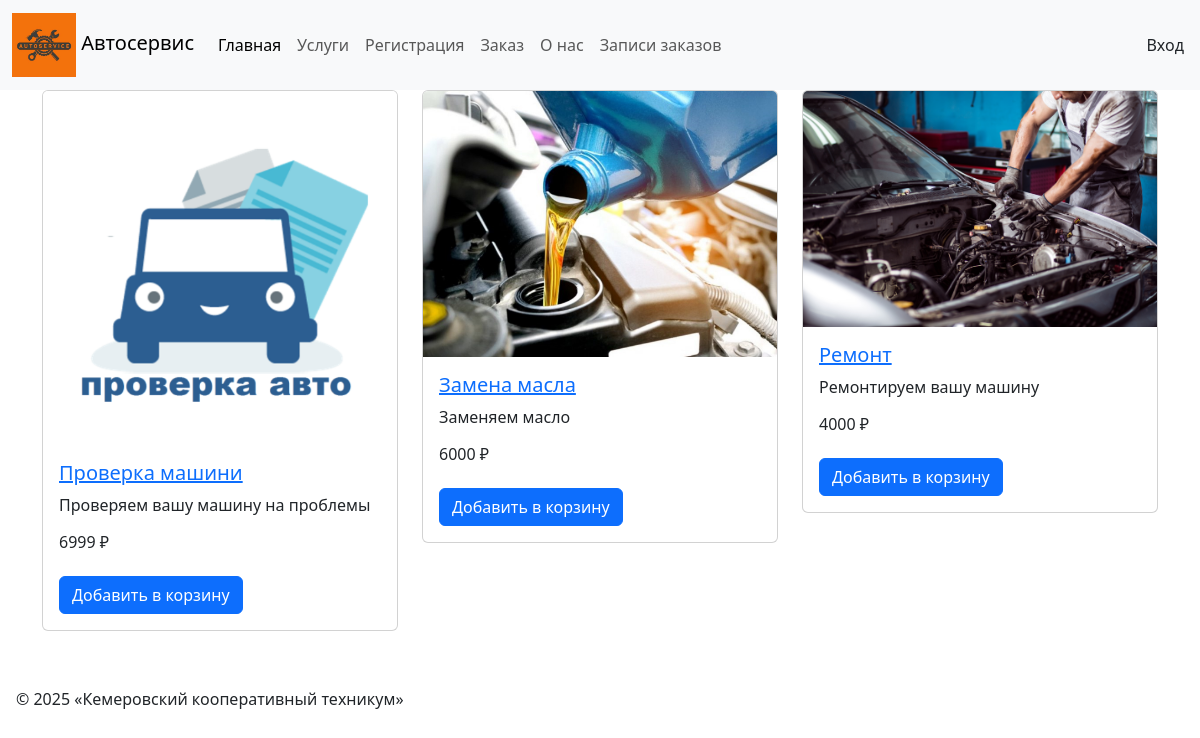
Page /products on the committed database.
### tables this page shows
CREATE TABLE `products` (
  `id` int(11) NOT NULL,
  `name` varchar(120) NOT NULL,
  `description` text DEFAULT NULL,
  `image` varchar(120) DEFAULT NULL,
  `price` float NOT NULL,
  `created` datetime DEFAULT current_timestamp(),
  `updated` datetime DEFAULT current_timestamp() ON UPDATE current_timestamp()
);

### src/Routes.php (called while the page is built)
<?php
$router = new \App\Router\Router();
$router->register('/avtoservis/book', [AppointmentController::class, 'bookAppointment'], ['GET', 'POST']);
$router->register('/avtoservis/history', [AppointmentController::class, 'getHistory']);
return $router;

### src/Router/Router.php (called while the page is built, shortened)
<?php
class Router {
    public function route(string $url): string {
        $path = parse_url($url, PHP_URL_PATH);
        return $this->handleLegacyRoute($path);
    }
    private function matchRoute(string $path, string $routeUri): bool {
        return $path === $routeUri;
    }
    private function handleLegacyRoute(string $path): string {
        $pieces = explode("/", $path);
        $resource = $pieces[2] ?? null;
        switch ($resource) {
            case "products":
                $id = $pieces[3] ?? null;
                return (new ProductController())->get($id);
        }
    }
}

### src/Controllers/ProductController.php (called while the page is built, shortened)
<?php
class ProductController {
    public function get(?int $id): string {
        if (Config::STORAGE_TYPE == Config::TYPE_DB) {
            $serviceStorage = new ProductDBStorage();
            $model = new Product($serviceStorage, Config::TABLE_PRODUCTS);
        }
        $data = $model->loadData();
        if (!isset($id))
            return ProductTemplate::getAllTemplate($data);
    }
}

### src/Models/Product.php (called while the page is built, shortened)
<?php
class Product {
    private ILoadStorage $dataStorage;
    private string $nameResource;
    public function __construct(ILoadStorage $service, string $name) {
        $this->dataStorage = $service;
        $this->nameResource = $name;
    }
    public function loadData(): ?array {
        return $this->dataStorage->loadData($this->nameResource);
    }
}

### src/Services/DBStorage.php (called while the page is built, shortened)
<?php
class DBStorage
{
    public function __construct() {
        $this->connection = new PDO(
            Config::MYSQL_DNS,
            Config::MYSQL_USER,
            Config::MYSQL_PASSWORD
        );
    }
}

### src/Services/ProductDBStorage.php (called while the page is built, shortened)
<?php
class ProductDBStorage extends DBStorage implements ILoadStorage
{
    public function loadData($nameFile): ?array
    {
        $sql = "SELECT `id`, `name`, `description`, `image`, `price`
                  FROM products";
        $result = $this->connection->query($sql, PDO::FETCH_ASSOC);
        $rows = $result->fetchAll();
        return $rows;
    }
}

### src/Views/ProductTemplate.php (the view, shortened to what this page needs)
<?php
class ProductTemplate extends BaseTemplate {
    public static function getAllTemplate(array $arr): string {
        $template = parent::getTemplate();
        $str = '<div class="container"><div class="row">';
        foreach ($arr as $key => $item) {
            $itemName = htmlspecialchars($item['name'], ENT_QUOTES, 'UTF-8');
            $itemDescription = htmlspecialchars($item['description'], ENT_QUOTES, 'UTF-8');
            $itemPrice = htmlspecialchars($item['price'], ENT_QUOTES, 'UTF-8');
            $element_template = <<<HTML
            <div class="col-6 col-md-4 mb-4">
                <div class="card">
                    <img src="{$item['image']}" class="card-img-top" alt="{$itemName}">
                    <div class="card-body">
                        <h5 class="card-title"><a href="/avtoservis/products/{$item['id']}">{$itemName}</a></h5>
                        <p class="card-text">{$itemDescription}</p>
                        <h6 class="card-price">{$itemPrice} ₽</h6>
                        <form class="mt-4" action="/avtoservis/basket" method="POST">
                            <input type="hidden" name="id" value="{$item['id']}">
                            <button type="submit" class="btn btn-primary">Добавить в корзину</button>
                        </form>
                    </div>
                </div>
            </div>
            HTML;
            $str .= $element_template;
        }
        $str .= '</div></div>';
        $resultTemplate = sprintf($template, 'Каталог продукции', $str);
        return $resultTemplate;
    }
}

### index.php (shortened to what this page needs)
<?php
$user_id = $_SESSION['user_id'] ?? 0;
$router = require __DIR__ . '/src/Routes.php';
echo $router->route($_SERVER['REQUEST_URI']);

### src/Views/BaseTemplate.php (shortened to what this page needs)
<?php
class BaseTemplate
{
    public static function getTemplate(): string {
        global $user_id, $username;
        $template = <<<HTML
        <!DOCTYPE html>
        <html lang="ru">
        <head>
            <meta charset="UTF-8">
            <meta name="viewport" content="width=device-width, initial-scale=1.0">
            <title>%s</title>
            <link rel="stylesheet" href="https://localhost/avtoservis/assets/css/bootstrap.min.css">
            <script src="https://localhost/avtoservis/assets/js/bootstrap.bundle.js"></script>
        </head>
        <body>
            <header>
                <nav class="navbar navbar-expand-lg bg-body-tertiary">
                <div class="container-fluid">
                    <a class="navbar-brand" href="#">
                        <img src="https://localhost/avtoservis/assets/images/logo.png" alt="Логотип компании" width="64" height="64">
                        Автосервис
                    </a>
                    <button class="navbar-toggler" type="button" data-bs-toggle="collapse" data-bs-target="#navbarNav" aria-controls="navbarNav" aria-expanded="false" aria-label="Toggle navigation">
                    <span class="navbar-toggler-icon"></span>
                    </button>
                    <div class="collapse navbar-collapse" id="navbarNav">
                    <ul class="navbar-nav">
                        <li class="nav-item">
                        <a class="nav-link active" aria-current="page" href="/avtoservis/">Главная</a>
                        </li>
                        <li class="nav-item">
                        <a class="nav-link" href="/avtoservis/products">Услуги</a>
                        </li>
                        <li class="nav-item">
                        <a class="nav-link" href="/avtoservis/register">Регистрация</a>
                        </li>
                        <li class="nav-item">
                        <a class="nav-link" href="/avtoservis/order">Заказ</a>
                        </li>
                        <li class="nav-item">
                        <a class="nav-link" href="/avtoservis/about">О нас</a>
                        </li>
                        <li class="nav-item">
                        <a class="nav-link" href="/avtoservis/history">Записи заказов</a>
                        </li>
                    </ul>
                    </div>
                </div>
        HTML;
        if ($user_id > 0) {
            $template .= <<<HTML
                <ul class="navbar-nav">
                    <li class="nav-item dropdown">
                        <a class="nav-link dropdown-toggle" href="#" id="navbarDropdown" role="button" data-bs-toggle="dropdown" aria-expanded="false">
                        {$username}
                        </a>
                        <ul class="dropdown-menu dropdown-menu-end" aria-labelledby="navbarDropdown">
                            <li><a class="dropdown-item" href="/avtoservis/profile">Профиль</a></li>
                            <li>
                                <hr class="dropdown-divider">
                            </li>
                            <li><a class="dropdown-item" href="/avtoservis/logout">Выход</a></li>
                        </ul>
                    </li>
                </ul>
            HTML;
        } else {
            $template .= <<<HTML
                <a class="nav-link p-3" href="/avtoservis/login">Вход</a>
            HTML;
        }
        $template .= "</nav></header>";
        $template .= <<<HTML
            %s
            <footer class="mt-3 p-3">
                © 2025 «Кемеровский кооперативный техникум»
            </footer>
        </body>
        </html>
        HTML;
        return $template;
    }
}

### rows in the picture
products: image (picture), name "Проверка машини", description "Проверяем вашу машину на проблемы", price "6999"
products: image (picture), name "Замена масла", description "Заменяем масло", price "6000"
products: image (picture), name "Ремонт", description "Ремонтируем вашу машину", price "4000"
